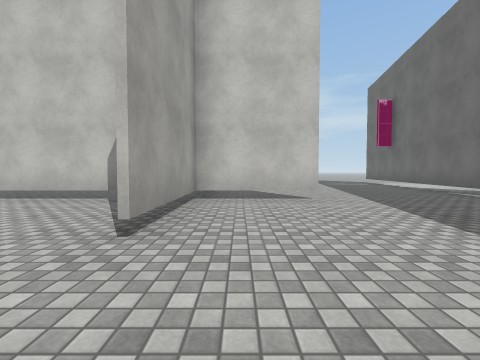
view 1 (above)

19 first-person views from a walk through a Unity game level. The camera is 1.2 m above the floor, tilts 2° down and sees 90° across. The floor is counted in squares, 2 m on a side. Each view is taken from the middle of a square. On the plan, view 1 faces up. The plan holds only what a view shows up to about 9 squares ahead; the rest is blank. The place goes on beyond the plan. The player is left out. Some surface patterns are stand-ins.

view 2
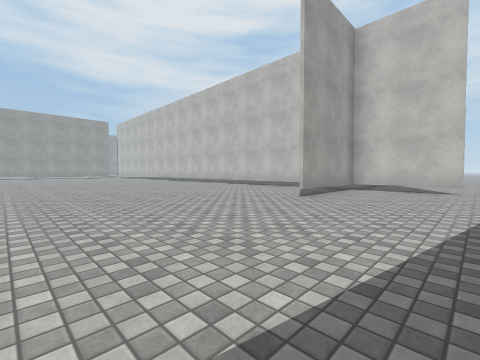

view 3
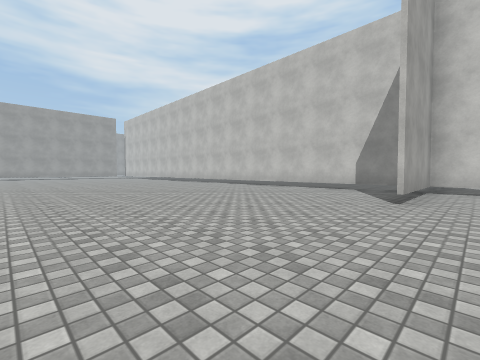

view 4
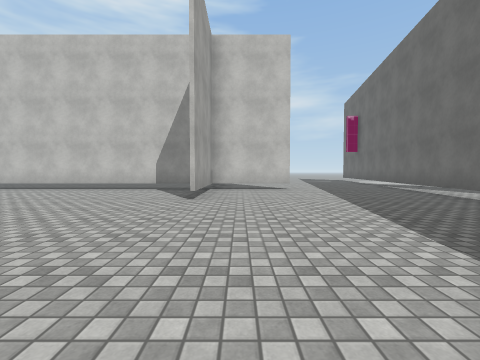

view 5
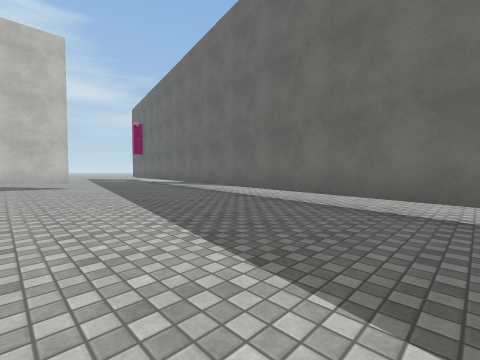

view 6
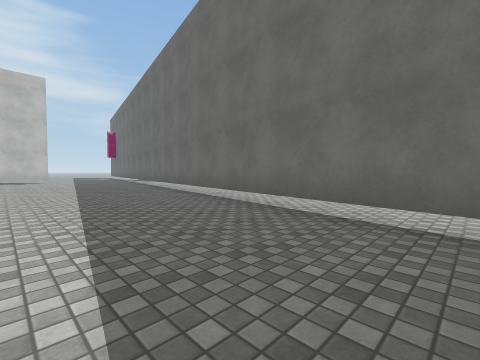

view 7
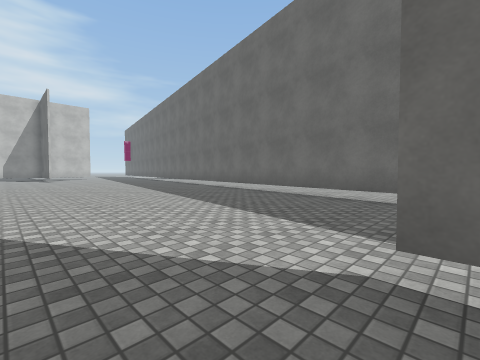

view 8
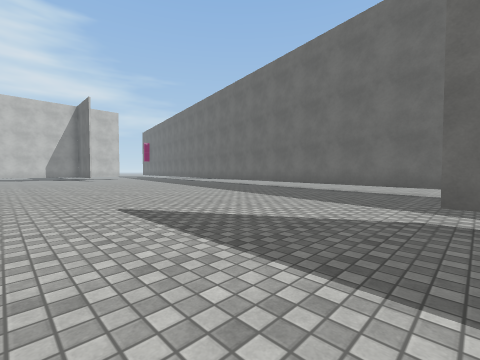

view 9
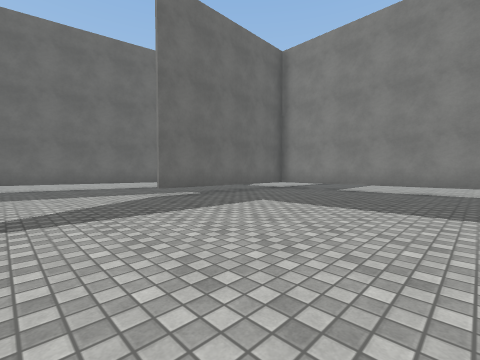

view 10
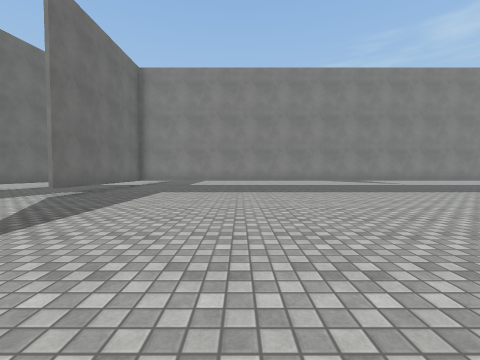

view 11
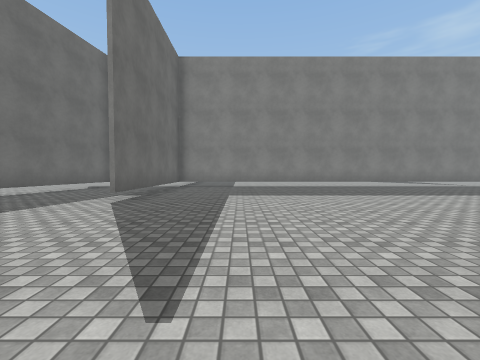

view 12
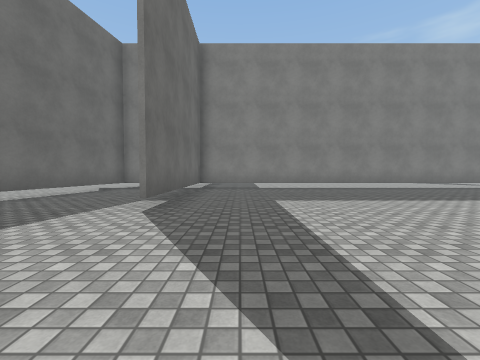

view 13
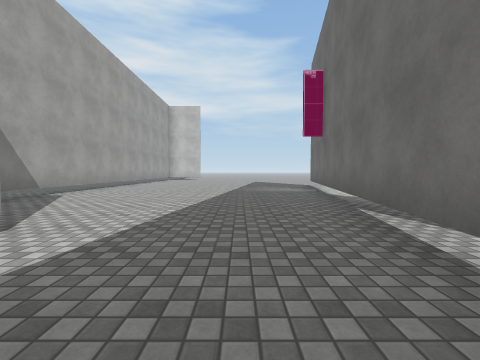

view 14
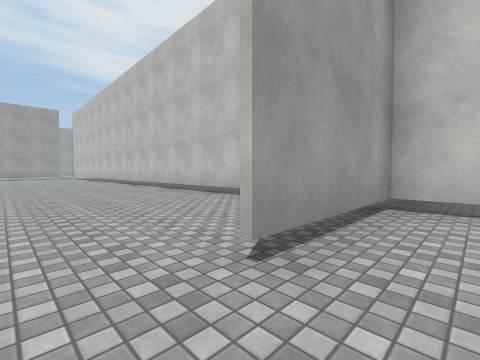

view 15
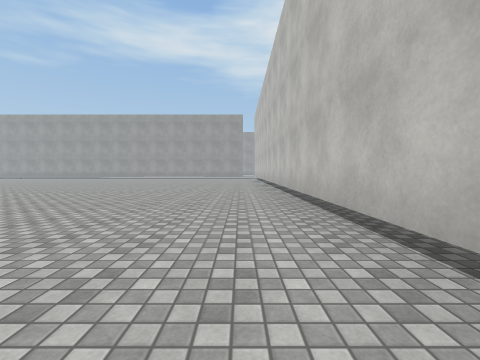

view 16
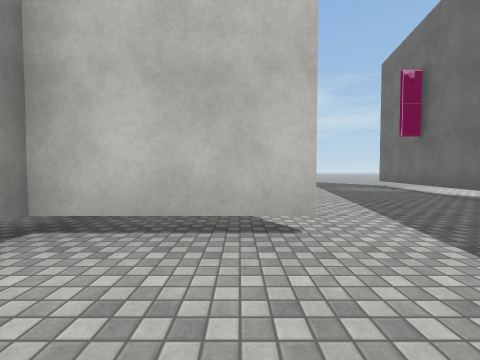

view 17
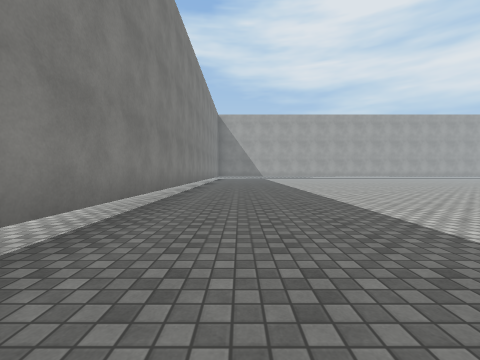

view 18
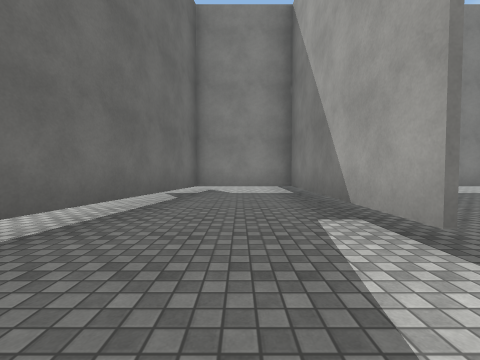

view 19
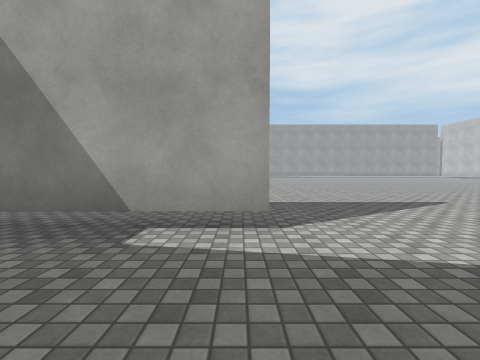

### Floor plan
Key: @ floor where view 1 was taken; # wall or solid block; . floor; T thing the floor can be seen under or through.
Columns run from 12 left of view 1 to 8 right of it. Each row starts with its distance up from view 1.
 12            #.......#.
 11            #.......#.
 10            #......##.
  9            #......#..
  8            #......#..
  7             ......#
  6             ......#
  5 ##############... #
  4 ...........#.....##
  3 ...........#.....#
  2 .................#
  1 .................#
  0 ............@....#
 -1 ................ #
 -2 ................##
 -3 ................#
 -4 ..     .........#
 -5        .........#
 -6        .........#
 -7     .. ........##
 -8     ...........#
 -9     ...........#
-10 ..  ...........#
-11 ... ...........#
-12 .............. #
-13 ..............##
-14 ..............#
-15 ..........T...#
-16 ..........T...#
-17 ..........T...#
-18 ..........T..##
-19 ..........#..#
-20 ##############

Positions as (right, up) in squares from view 1, and headings:
1: (0, 0), facing up
2: (2, -3), facing up-left
3: (0, -3), facing up-left
4: (0, -3), facing up
5: (0, -5), facing up-right
6: (0, -10), facing up-right
7: (-3, -15), facing up-right
8: (-5, -15), facing up-right
9: (-7, -12), facing down-right
10: (-6, -9), facing down
11: (-4, -10), facing down
12: (-3, -11), facing down
13: (4, 3), facing up
14: (0, 1), facing up-left
15: (-3, 4), facing left
16: (1, 3), facing up
17: (-3, -18), facing left
18: (0, -13), facing down
19: (1, -15), facing left
